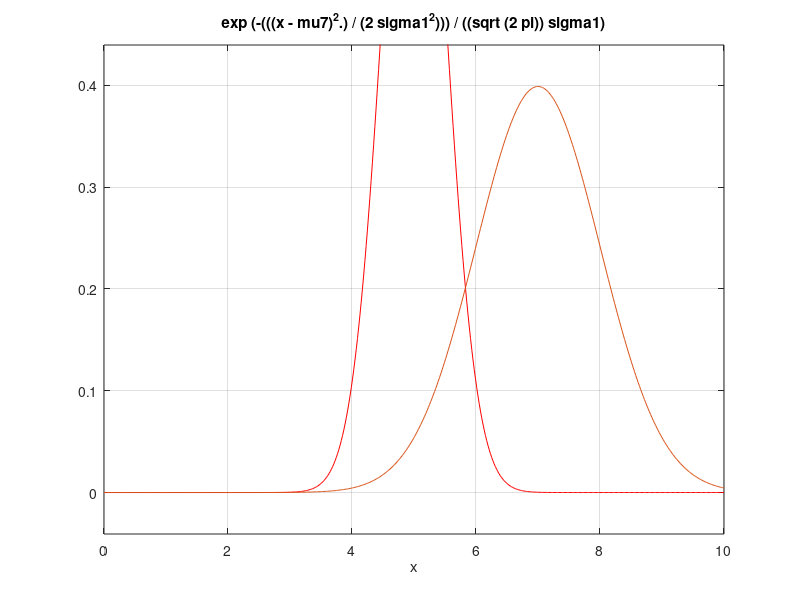
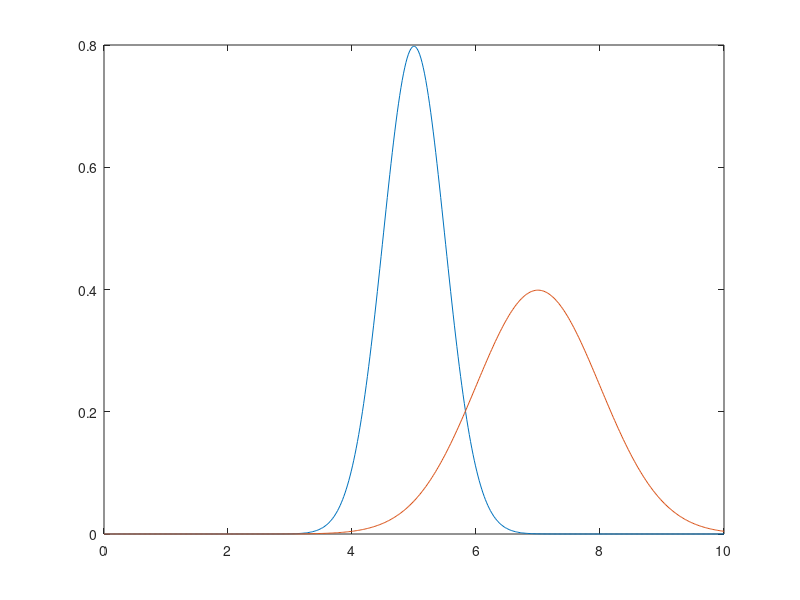

Recreate these plots in MATLAB, in order.
%you need the Symbolic Math toolbox as well as MATLAB for this script.
p=randn(60,1); %col. vector of 60 random numbers from N(0,1) is your random sample
%arithmetic mean mu = mean(p); 
%standard deviation  sigma = std(p); 
mu5 = 5; sigma5 = .5; % produces S1 normal distribution
mu7 = 7; sigma1 = 1; % produces S2 normal distribution
if sigma5^2 ~= 0 % standard deviation squared must be non-zero 
%probability density function of normal distribution curve
%i.e. Gaussian function to use with ezplot
    pdf5 = @(x) exp( -(((x-mu5).^2.)/(2*sigma5^2)) )/((sqrt(2*pi))*sigma5);
    pdf7 = @(x) exp( -(((x-mu7).^2.)/(2*sigma1^2)) )/((sqrt(2*pi))*sigma1);   
   
    %plot the normal probability curve
     fg = figure;
  
      pdf5data = pdf5(p);
      pdf7data = pdf7(p);
     
% -------------------------------------------------------------------------
    pdf5ezplot = ezplot( pdf5, [0, 10, 0, 1]);
    pdf5Xdata = get(pdf5ezplot, 'XData');
    pdf5Ydata = get(pdf5ezplot, 'YData');
    hold on;
    pdf7ezplot = ezplot( pdf7, [0, 10, 0, 1]);
    pdf7Xdata = get(pdf7ezplot, 'XData');
    pdf7Ydata = get(pdf7ezplot, 'YData');
    set(pdf5ezplot, 'color', [1 0 0]);
    grid on;
    hold off;

    plotfg = figure;
    plot(pdf5Xdata, pdf5Ydata);
    hold on;
    plot(pdf7Xdata, pdf7Ydata);

end;